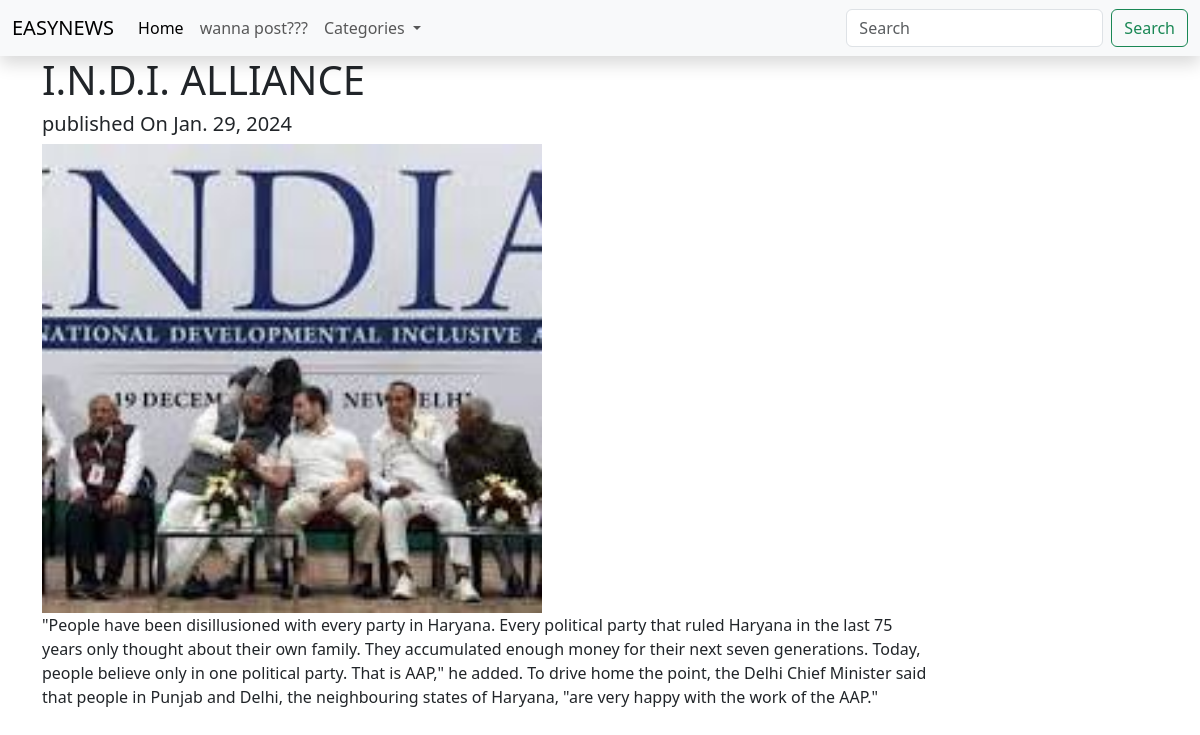
The app's page /article/2 with its own data.
### article/models.py (models this page shows, shortened)
class Article(models.Model):
    category = models.ForeignKey(Category,on_delete= models.CASCADE , default=1)
    title = models.CharField(max_length=200)
    content = models.TextField(max_length=2000)
    img =models.ImageField(upload_to='article_images/',default='default_img.jpg')
    pub_date = models.DateField(auto_now = True)

### article/views.py (the view)
# urls.py: path('article/<int:pk>',single_article,name='single_article'),
def single_article(request,pk):
    article = Article.objects.get(pk=pk)
    context={
        'article':article
     }
    return render(request,'article/article.html',context)

### article/models.py (called while the page is built)
    def __str__(self):
        return self.name

### article/views.py (called while the page is built)
def categories(request):
    categories=Category.objects.all()
    return{
        'categories':categories
    }

### article/templates/article/article.html
{% extends "base.html" %}
{% block content %}
<div class="container">
    <h1>{{article.title}}</h1>
    <h5>published On {{ article.pub_date }}</h5>
    <img style= "width:500px "src="{{article.img.url}}" alt="">
    <p style="width:80%">{{article.content}}</p>
</div>
{% endblock content %}

### records on screen
Article: title "I.N.D.I. ALLIANCE", pub_date "Jan. 29, 2024", img (picture), content "\"People have been disillusioned with every party in Haryana. Every political party that ruled Haryana in the last 75 years only thought about their own family. They accumulated enough money for their next seven generations. Today, people believe only in one political party. That is AAP,\" he added. To drive home the point, the Delhi Chief Minister said that people in Punjab and Delhi, the neighbouring states of Haryana, \"are very happy with the work of the AAP.\""
